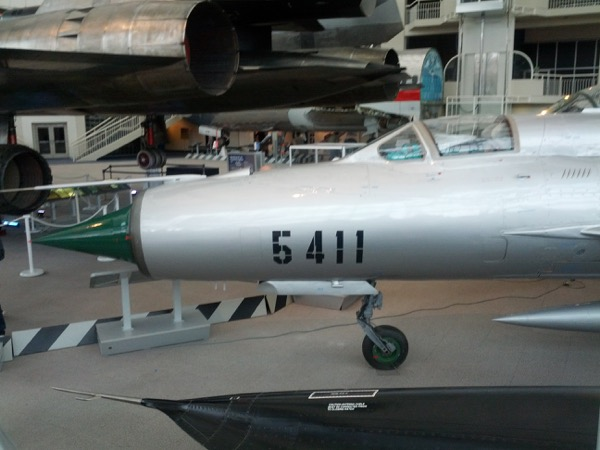
#> input picture grabcut/mig_21.jpg, 600 x 450 px
$ python grabncut.py
#> lines starting #> are read from the running program, lines starting #| are printed output that depends on the picture; after the words box and inside, x2 and y2 are one past the last pixel; in counts of white or black regions, pixels touching at a corner belong together
import numpy as np
import cv2
from matplotlib import pyplot as plt

img = cv2.imread('mig_21.jpg')
#> img is the input picture: shape (450, 600, 3); mean B, G, R 99.7, 101.8, 98
img_mask = cv2.imread('mig_21_g.jpg', 0)
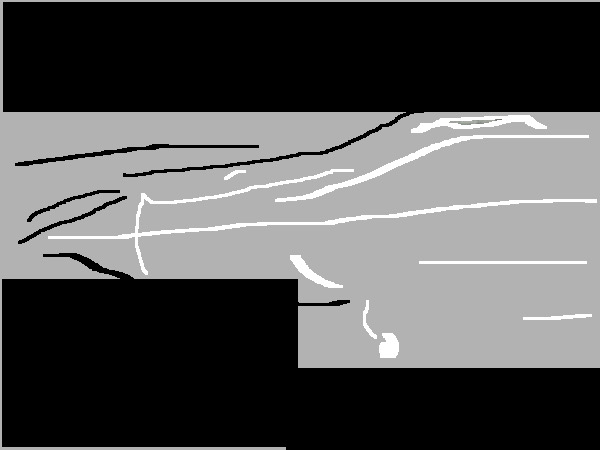
#> input picture grabcut/mig_21_g.jpg, 600 x 450 px
#> img_mask: shape (450, 600); min 0, max 255, mean 85.4
mask = np.full(img.shape[:2], cv2.GC_PR_BGD, dtype=np.uint8)

mask[img_mask == 0] = cv2.GC_BGD
mask[img_mask == 255] = cv2.GC_FGD

bgdModel = np.zeros((1, 65), np.float64)
fgdModel = np.zeros((1, 65), np.float64)

rect = (50, 50, 600, 400)
mask, bgdModel, fgdModel = cv2.grabCut(img, mask, None, bgdModel, fgdModel, 5, cv2.GC_INIT_WITH_MASK)
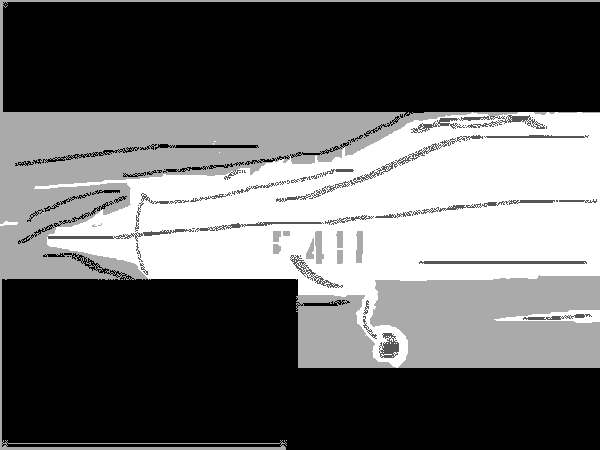
#> mask: shape (450, 600); min 0, max 3, mean 1.17; drawn with min black and max white

mask2 = np.where((mask == cv2.GC_PR_BGD) | (mask == cv2.GC_BGD), 0, 1).astype('uint8')
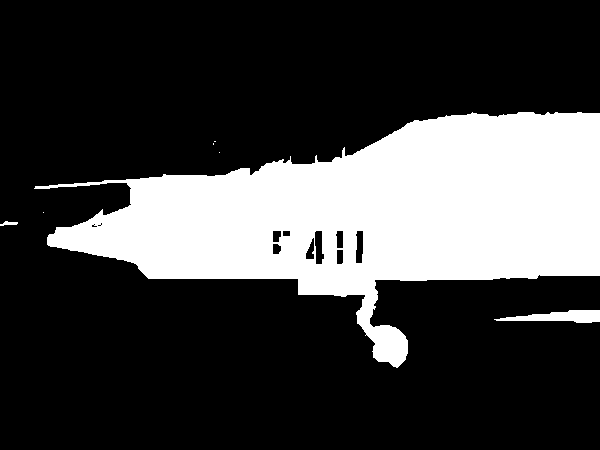
#> mask2: shape (450, 600); values 0 (black) and 1 (white), 25.8% white; 7 white regions (4 under 20 px), largest, box (x1, y1, x2, y2) and area: (34, 112, 600, 368) 68738, (494, 310, 600, 323) 832, (0, 221, 18, 226) 53
img = img * mask2[:, :, np.newaxis]
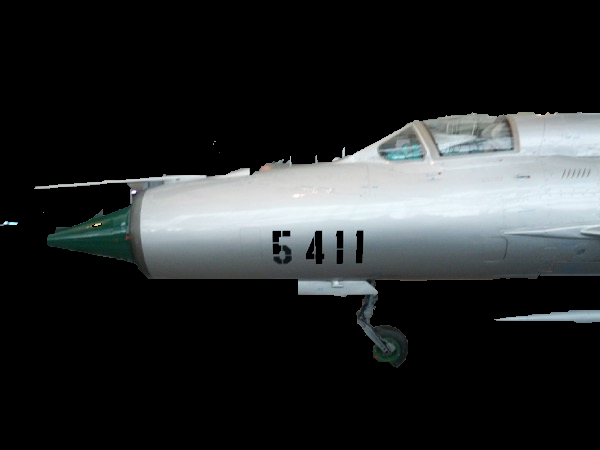
#> img: shape (450, 600, 3); mean B, G, R 43, 42.2, 39.5

cv2.imshow('title', cv2.resize(img, (600, 450)))

cv2.waitKey(0) & 0xFF
cv2.destroyAllWindows()
